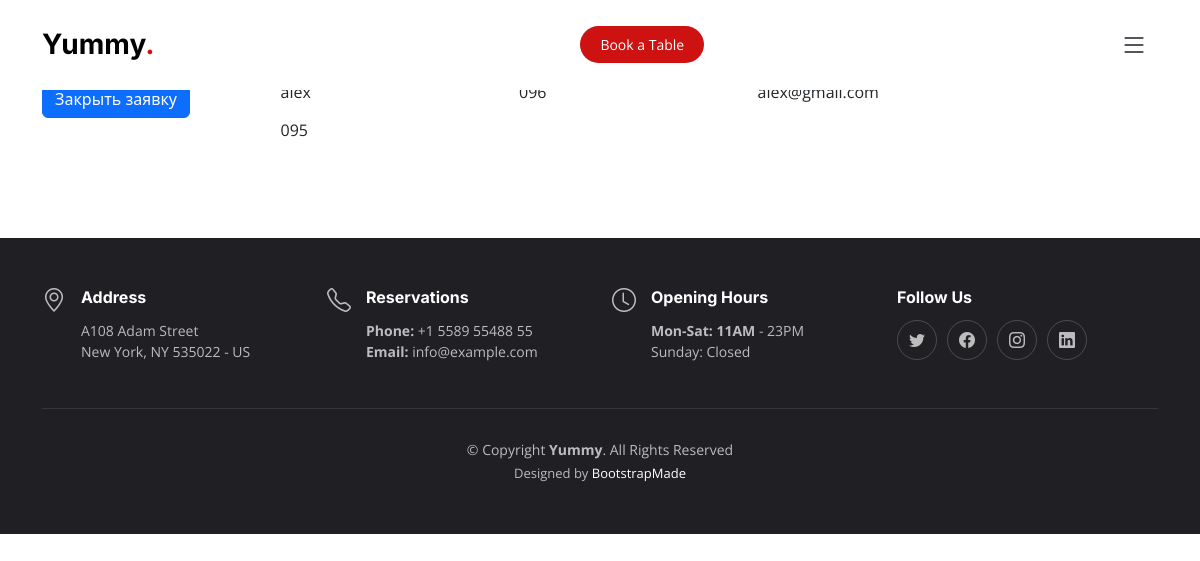
Screenshot of /manager/reservation/ with the database file from the repository.
### base/models.py (models this page shows, shortened)
class UserReservation(models.Model):
    name = models.CharField(max_length=50)
    phone = models.CharField(max_length=15)
    persons = models.PositiveSmallIntegerField()
    message = models.TextField(max_length=500, blank=True)
    admin_date = models.DateTimeField(auto_now_add=True)
    date = models.CharField(max_length=10)
    time = models.CharField(max_length=10)
    email = models.CharField(max_length=70)
    is_processed = models.BooleanField(default=False)
    class Meta:
        ordering = ('-admin_date', '-is_processed',)

### manager/views.py (the view)
# urls.py: path('reservation/', reservations_list, name='reservations_list'),
def reservations_list(request):
    lst = UserReservation.objects.filter(is_processed=False)
    return render(request, 'reservations_list.html', context={
        'lst': lst,
    })

### manager/templates/reservations_list.html (shortened to what this page needs)
{% extends 'index.html' %}
{% block content %}
    <section id="reserves">
        <div class="container">
            <div class="col-md-10 col-md-offset-1">
                {% for item in lst %}
                    <div class="row">
                        <div class="col-md-3">
                            <a href="{% url 'manager:update_reserve' pk=item.pk %}">
                                <button type="button" class="btn btn-primary">Закрыть заявку</button>
                            </a>
                        </div>
                        <div class="col-md-3">{{ item.name }}</div>
                        <div class="col-md-3">{{ item.phone }}</div>
                        <div class="col-md-3">{{ item.email }}</div>
                    </div>
                    <div class="row">
                        <div class="col-md-3"></div>
                        <div class="col-md-9"><p>{{ item.message }}</p></div>
                    </div>
                {% endfor %}
            </div>
        </div>
    </section>
{% endblock %}

### static/assets/css/main.css (style rules this page uses)
:root { --font-default: "Open Sans", system-ui, -apple-system, "Segoe UI", Roboto, "Helvetica Neue", Arial, "Noto Sans", "Liberation Sans", sans-serif, "Apple Color Emoji", "Segoe UI Emoji", "Segoe UI Symbol", "Noto Color Emoji"; --font-primary: "Amatic SC", sans-serif; --font-secondary: "Inter", sans-serif; }
:root { --color-default: #212529; --color-primary: #ce1212; --color-secondary: #37373f; }
:root { scroll-behavior: smooth; }
body { font-family: var(--font-default); color: var(--color-default); }
a { color: var(--color-primary); text-decoration: none; }
section { overflow: hidden; padding: 80px 0; }
section { scroll-margin-top: 90px; }

### rows the page displays
UserReservation: name "alex", phone "096", email "alex@gmail.com", message "095"
